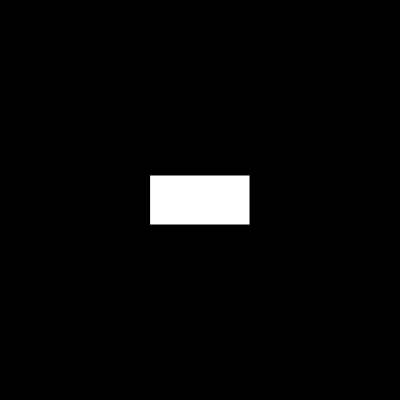
Frame 1 (no input)
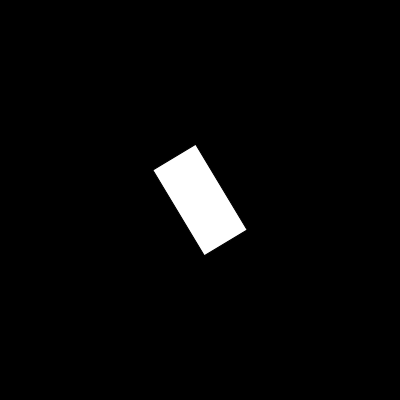
Frame 60 (no input)
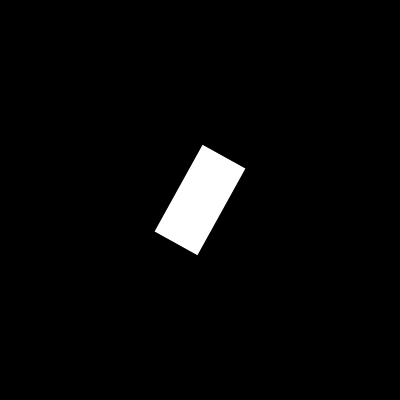
Frame 120 (the mouse pressed at the canvas centre since frame 60)

The p5.js sketch that drew these frames (run headless with seeded random() and noise() and a simulated clock; from frame 60 on, the mouse is pressed at the canvas centre):

// p5.js sketch
// ── sketch.js
let angle = 0;

function setup() {
  createCanvas (400,400);
  angleMode(DEGREES);

}



function draw() {

    background(0);
    translate(200,200)
    rotate(angle)
    fill(255);
    rectMode(CENTER);
    rect(0,0,100,50)

    angle = angle + 1;



}
